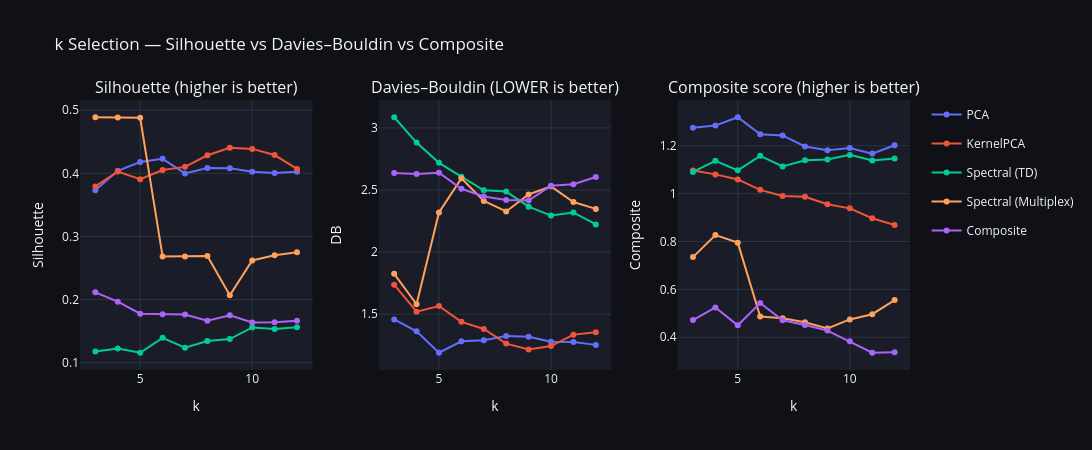

Notebook source saved alongside this figure:
### Code cell
import plotly.graph_objects as go
from plotly.subplots import make_subplots

DARK = dict(template='plotly_dark', paper_bgcolor='#0f1117', plot_bgcolor='#1a1d27')
COLORS = ['#636EFA', '#EF553B', '#00CC96', '#FFA15A', '#AB63FA']

fig = make_subplots(
    rows=1, cols=3,
    subplot_titles=('Silhouette (higher is better)', 'Davies–Bouldin (LOWER is better)', 'Composite score (higher is better)'),
    horizontal_spacing=0.08,
)

for i, (name, df) in enumerate(multi_metric_results.items()):
    color = COLORS[i % len(COLORS)]
    fig.add_trace(go.Scatter(x=df['k'], y=df['silhouette'], name=name,
                              line=dict(color=color), mode='lines+markers',
                              legendgroup=name), row=1, col=1)
    fig.add_trace(go.Scatter(x=df['k'], y=df['davies_bouldin'], name=name,
                              line=dict(color=color), mode='lines+markers',
                              legendgroup=name, showlegend=False), row=1, col=2)
    fig.add_trace(go.Scatter(x=df['k'], y=df['composite'], name=name,
                              line=dict(color=color), mode='lines+markers',
                              legendgroup=name, showlegend=False), row=1, col=3)

fig.update_layout(**DARK, height=450, width=1400, title_text='k Selection — Silhouette vs Davies–Bouldin vs Composite')
fig.update_xaxes(title_text='k')
fig.update_yaxes(title_text='Silhouette', row=1, col=1)
fig.update_yaxes(title_text='DB', row=1, col=2)
fig.update_yaxes(title_text='Composite', row=1, col=3)
fig.write_image(str(OUTPUT_DIR / 'sil_vs_db_vs_composite.png'), width=1400, height=450, scale=3)
fig.show()

### Figure 1 — Plotly figure (JSON) as saved in the notebook; plotly's stock layout.template omitted (floating-point values rounded to 4 significant figures)
{"data": [{"legendgroup": "PCA", "line": {"color": "#636EFA"}, "mode": "lines+markers", "name": "PCA", "type": "scatter", "x": [3, 4, 5, 6, 7, 8, 9, 10, 11, 12], "xaxis": "x", "y": [0.3734, 0.4041, 0.418, 0.4231, 0.3999, 0.4083, 0.408, 0.4027, 0.4005, 0.4024], "yaxis": "y"}, {"legendgroup": "PCA", "line": {"color": "#636EFA"}, "mode": "lines+markers", "name": "PCA", "showlegend": false, "type": "scatter", "x": [3, 4, 5, 6, 7, 8, 9, 10, 11, 12], "xaxis": "x2", "y": [1.458, 1.363, 1.19, 1.282, 1.292, 1.324, 1.319, 1.279, 1.277, 1.253], "yaxis": "y2"}, {"legendgroup": "PCA", "line": {"color": "#636EFA"}, "mode": "lines+markers", "name": "PCA", "showlegend": false, "type": "scatter", "x": [3, 4, 5, 6, 7, 8, 9, 10, 11, 12], "xaxis": "x3", "y": [1.275, 1.284, 1.319, 1.248, 1.243, 1.197, 1.181, 1.19, 1.167, 1.202], "yaxis": "y3"}, {"legendgroup": "KernelPCA", "line": {"color": "#EF553B"}, "mode": "lines+markers", "name": "KernelPCA", "type": "scatter", "x": [3, 4, 5, 6, 7, 8, 9, 10, 11, 12], "xaxis": "x", "y": [0.3793, 0.4027, 0.3907, 0.4053, 0.4102, 0.4287, 0.4406, 0.4387, 0.429, 0.407], "yaxis": "y"}, {"legendgroup": "KernelPCA", "line": {"color": "#EF553B"}, "mode": "lines+markers", "name": "KernelPCA", "showlegend": false, "type": "scatter", "x": [3, 4, 5, 6, 7, 8, 9, 10, 11, 12], "xaxis": "x2", "y": [1.738, 1.521, 1.567, 1.439, 1.381, 1.264, 1.216, 1.244, 1.336, 1.355], "yaxis": "y2"}, {"legendgroup": "KernelPCA", "line": {"color": "#EF553B"}, "mode": "lines+markers", "name": "KernelPCA", "showlegend": false, "type": "scatter", "x": [3, 4, 5, 6, 7, 8, 9, 10, 11, 12], "xaxis": "x3", "y": [1.097, 1.08, 1.059, 1.016, 0.99, 0.9868, 0.9559, 0.9384, 0.8971, 0.8687], "yaxis": "y3"}, {"legendgroup": "Spectral (TD)", "line": {"color": "#00CC96"}, "mode": "lines+markers", "name": "Spectral (TD)", "type": "scatter", "x": [3, 4, 5, 6, 7, 8, 9, 10, 11, 12], "xaxis": "x", "y": [0.1178, 0.1222, 0.1157, 0.1393, 0.1236, 0.1343, 0.1374, 0.1558, 0.1535, 0.1561], "yaxis": "y"}, {"legendgroup": "Spectral (TD)", "line": {"color": "#00CC96"}, "mode": "lines+markers", "name": "Spectral (TD)", "showlegend": false, "type": "scatter", "x": [3, 4, 5, 6, 7, 8, 9, 10, 11, 12], "xaxis": "x2", "y": [3.086, 2.882, 2.719, 2.606, 2.497, 2.487, 2.366, 2.294, 2.32, 2.223], "yaxis": "y2"}, {"legendgroup": "Spectral (TD)", "line": {"color": "#00CC96"}, "mode": "lines+markers", "name": "Spectral (TD)", "showlegend": false, "type": "scatter", "x": [3, 4, 5, 6, 7, 8, 9, 10, 11, 12], "xaxis": "x3", "y": [1.09, 1.137, 1.097, 1.158, 1.114, 1.139, 1.143, 1.162, 1.139, 1.146], "yaxis": "y3"}, {"legendgroup": "Spectral (Multiplex)", "line": {"color": "#FFA15A"}, "mode": "lines+markers", "name": "Spectral (Multiplex)", "type": "scatter", "x": [3, 4, 5, 6, 7, 8, 9, 10, 11, 12], "xaxis": "x", "y": [0.4889, 0.4886, 0.488, 0.2682, 0.2683, 0.2688, 0.2066, 0.2619, 0.2701, 0.275], "yaxis": "y"}, {"legendgroup": "Spectral (Multiplex)", "line": {"color": "#FFA15A"}, "mode": "lines+markers", "name": "Spectral (Multiplex)", "showlegend": false, "type": "scatter", "x": [3, 4, 5, 6, 7, 8, 9, 10, 11, 12], "xaxis": "x2", "y": [1.825, 1.581, 2.319, 2.594, 2.412, 2.327, 2.464, 2.53, 2.403, 2.348], "yaxis": "y2"}, {"legendgroup": "Spectral (Multiplex)", "line": {"color": "#FFA15A"}, "mode": "lines+markers", "name": "Spectral (Multiplex)", "showlegend": false, "type": "scatter", "x": [3, 4, 5, 6, 7, 8, 9, 10, 11, 12], "xaxis": "x3", "y": [0.7348, 0.827, 0.7952, 0.4864, 0.4792, 0.4625, 0.4366, 0.4745, 0.4963, 0.5555], "yaxis": "y3"}, {"legendgroup": "Composite", "line": {"color": "#AB63FA"}, "mode": "lines+markers", "name": "Composite", "type": "scatter", "x": [3, 4, 5, 6, 7, 8, 9, 10, 11, 12], "xaxis": "x", "y": [0.2114, 0.1967, 0.1775, 0.1766, 0.1761, 0.1663, 0.175, 0.1637, 0.164, 0.1664], "yaxis": "y"}, {"legendgroup": "Composite", "line": {"color": "#AB63FA"}, "mode": "lines+markers", "name": "Composite", "showlegend": false, "type": "scatter", "x": [3, 4, 5, 6, 7, 8, 9, 10, 11, 12], "xaxis": "x2", "y": [2.638, 2.629, 2.639, 2.51, 2.448, 2.42, 2.415, 2.534, 2.547, 2.605], "yaxis": "y2"}, {"legendgroup": "Composite", "line": {"color": "#AB63FA"}, "mode": "lines+markers", "name": "Composite", "showlegend": false, "type": "scatter", "x": [3, 4, 5, 6, 7, 8, 9, 10, 11, 12], "xaxis": "x3", "y": [0.472, 0.5248, 0.4499, 0.5432, 0.4711, 0.4516, 0.428, 0.3829, 0.3354, 0.3377], "yaxis": "y3"}], "layout": {"annotations": [{"font": {"size": 16}, "showarrow": false, "text": "Silhouette (higher is better)", "x": 0.14, "xanchor": "center", "xref": "paper", "y": 1, "yanchor": "bottom", "yref": "paper"}, {"font": {"size": 16}, "showarrow": false, "text": "Davies–Bouldin (LOWER is better)", "x": 0.5, "xanchor": "center", "xref": "paper", "y": 1, "yanchor": "bottom", "yref": "paper"}, {"font": {"size": 16}, "showarrow": false, "text": "Composite score (higher is better)", "x": 0.86, "xanchor": "center", "xref": "paper", "y": 1, "yanchor": "bottom", "yref": "paper"}], "height": 450, "paper_bgcolor": "#0f1117", "plot_bgcolor": "#1a1d27", "title": {"text": "k Selection — Silhouette vs Davies–Bouldin vs Composite"}, "width": 1400, "xaxis": {"anchor": "y", "domain": [0, 0.28], "title": {"text": "k"}}, "xaxis2": {"anchor": "y2", "domain": [0.36, 0.64], "title": {"text": "k"}}, "xaxis3": {"anchor": "y3", "domain": [0.72, 1], "title": {"text": "k"}}, "yaxis": {"anchor": "x", "domain": [0, 1], "title": {"text": "Silhouette"}}, "yaxis2": {"anchor": "x2", "domain": [0, 1], "title": {"text": "DB"}}, "yaxis3": {"anchor": "x3", "domain": [0, 1], "title": {"text": "Composite"}}}}
